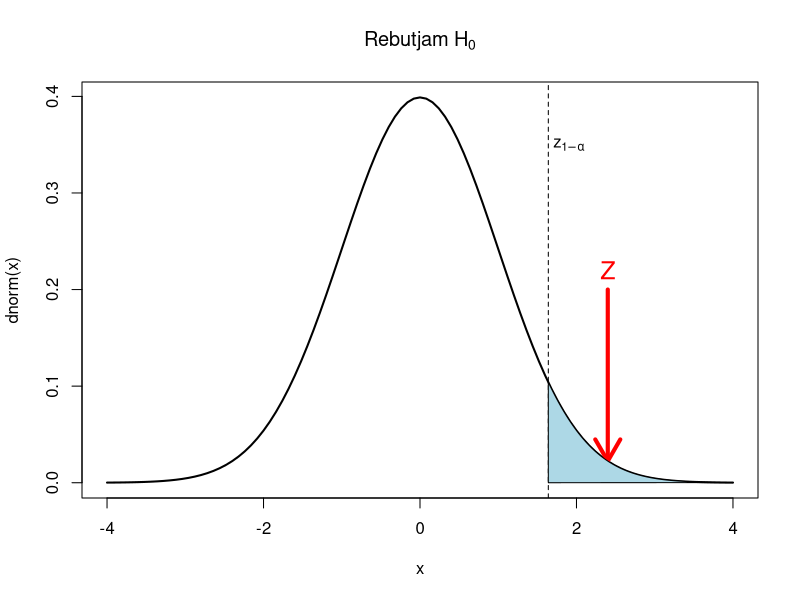

The R script that drew this image:
curve(dnorm,-4,4,lwd=2,main=expression(Rebutjam~H[0]))
abline(v=1.64,lty=2)
text(1.9,0.35,labels=expression(z[1-alpha]))
text(2.4,0.22,labels="Z",col="red",lwd=4,cex=1.5)
arrows(2.4,0.2,2.4,dnorm(2.4),col="red",lwd=4)
polygon(c(1.64,seq(1.64,4,0.0001)),c(0,dnorm(seq(1.64,4,0.0001))),col="light blue")
